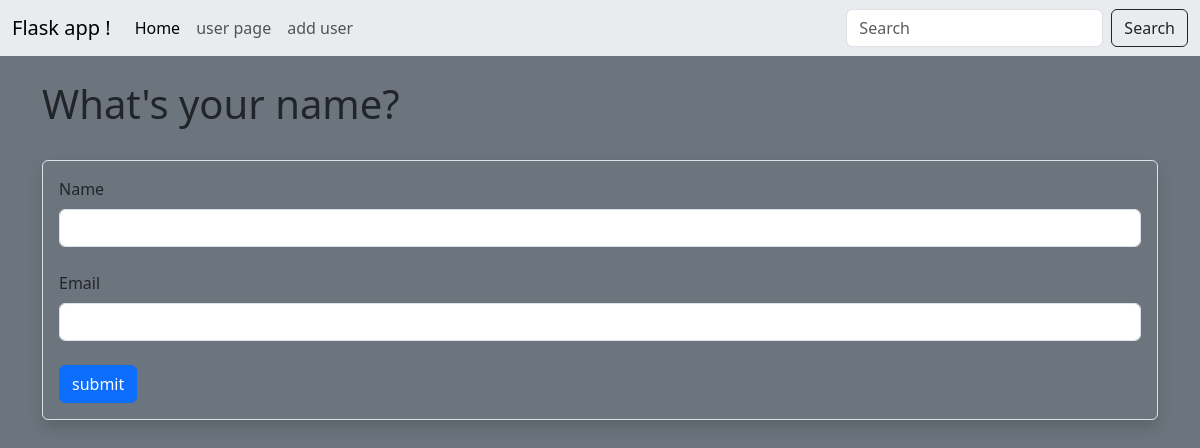
The page /user/add on the database as committed earlier.
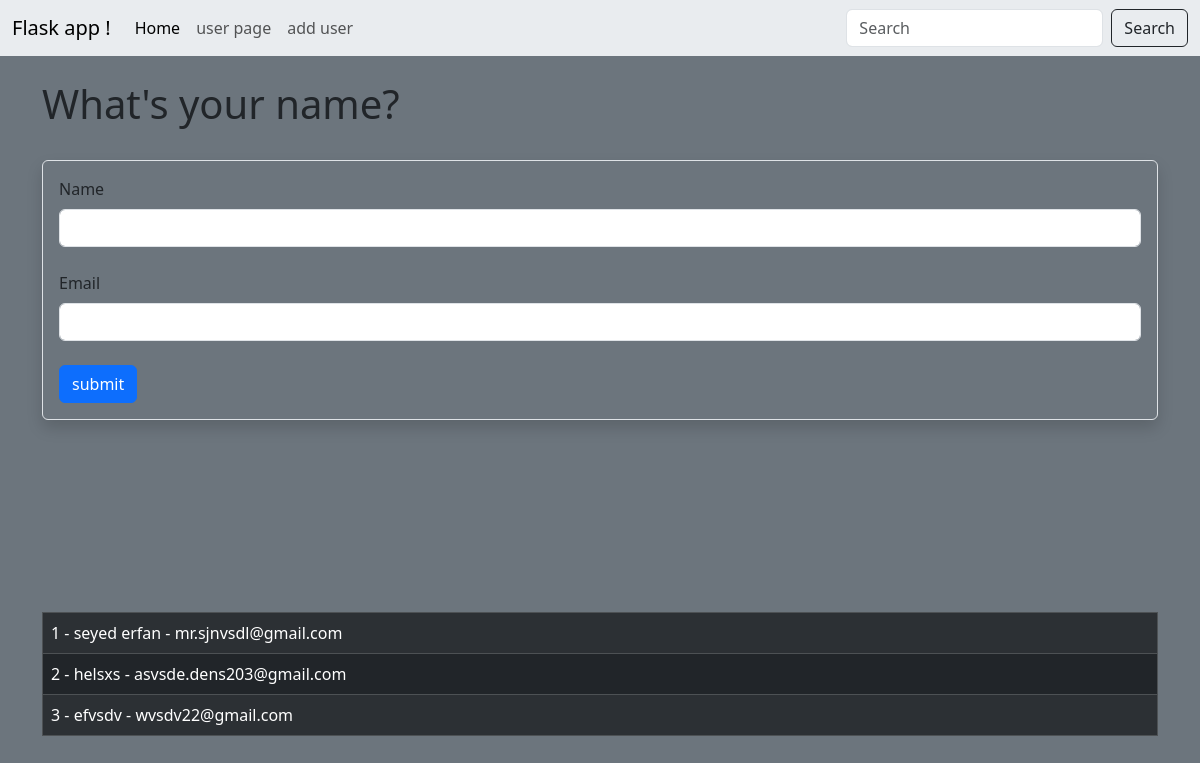
The same page on the database as committed later.
### main.py (models this page shows, shortened)
class Users(db.Model):
    id = db.Column(db.Integer, primary_key=True)
    name = db.Column(db.String(120), nullable=False)
    email = db.Column(db.String(120), nullable=False, unique=True)
    date_added = db.Column(db.DateTime, default=datetime.utcnow())

### main.py (the view, shortened to what this page needs)
@app.route('/user/add', methods=['GET', 'POST'])
def add_user():
    name = None
    form = SubmitForm()
    our_users = Users.query.order_by(Users.date_added)
    return render_template("add_user.html", form=form, our_users=our_users)

### main.py
class SubmitForm(FlaskForm):
    name = StringField("Name", validators=[DataRequired()])
    email = StringField("Email", validators=[DataRequired()])
    submit = SubmitField("submit")

### templates/add_user.html (shortened to what this page needs)
{% extends 'base.html' %}
{% block content %}
    {% if name %}
        <h1> Hello {{ name }} !!</h1>
    {% else %}
        <h1> What's your name?</h1>
        <br/>
        <div class="shadow p-3 mb-5 border rounded">
            <form method="POST", >
                {{ form.name.label(class="form-label") }}
                {{ form.name(class="form-control") }}
                <br/>
                {{ form.email.label(class="form-label") }}
                {{ form.email(class="form-control") }}
                <br/>
                {{ form.submit(class="btn btn-primary") }}
            </form>
        </div>
        <br/>
        <br/>
        <br/>
    {% endif %}
    <table class="table table-hover table-bordered table-striped table-dark">
        {% for our_user in our_users %}
            <tr>
                <td>
                    {{ our_user.id }} - {{ our_user.name }} - {{ our_user.email }}
                </td>
            </tr>
            <br/>
        {% endfor %}
    </table>
{% endblock %}

### templates/base.html (shortened to what this page needs)
<!doctype html>
<html lang="en">
  <head>
    <link href="https://cdn.jsdelivr.net/npm/bootstrap@5.3.1/dist/css/bootstrap.min.css"
          rel="stylesheet">
        <link href="{{ url_for('static', filename='css/style.css')}}" rel="stylesheet">
  </head>
  <body class="bg-secondary">
    {% include 'base/navbar.html' %}
    <br/>
    <div class="container">
        {% block content %}
        {% endblock %}
    </div>
  </body>
</html>

### templates/base/navbar.html (shortened to what this page needs)
<nav class="navbar navbar-expand-lg bg-body-secondary">
  <div class="container-fluid">
    <a class="navbar-brand" href="#">Flask app ! </a>
    <div class="collapse navbar-collapse text-white" id="navbarSupportedContent">
      <ul class="navbar-nav me-auto mb-2 mb-lg-0">
        <li class="nav-item">
          <a class="nav-link active" aria-current="page" href="{{url_for('index')}}">Home</a>
        </li>
        <li class="nav-item">
          <a class="nav-link" href="{{url_for('user', name='hafez')}}" >user page</a>
        </li>
        <li class="nav-item">
          <a class="nav-link" href="{{url_for('add_user')}}" >add user</a>
        </li>
      </ul>
      <form class="d-flex" role="search">
        <input class="form-control me-2" type="search" placeholder="Search" aria-label="Search">
        <button class="btn btn-outline-dark" type="submit">Search</button>
      </form>
    </div>
  </div>
</nav>

Rows that differ between the two databases and show on the page:
added Users: id "1", name "seyed erfan", email "mr.sjnvsdl@gmail.com"
added Users: id "2", name "helsxs", email "asvsde.dens203@gmail.com"
added Users: id "3", name "efvsdv", email "wvsdv22@gmail.com"
